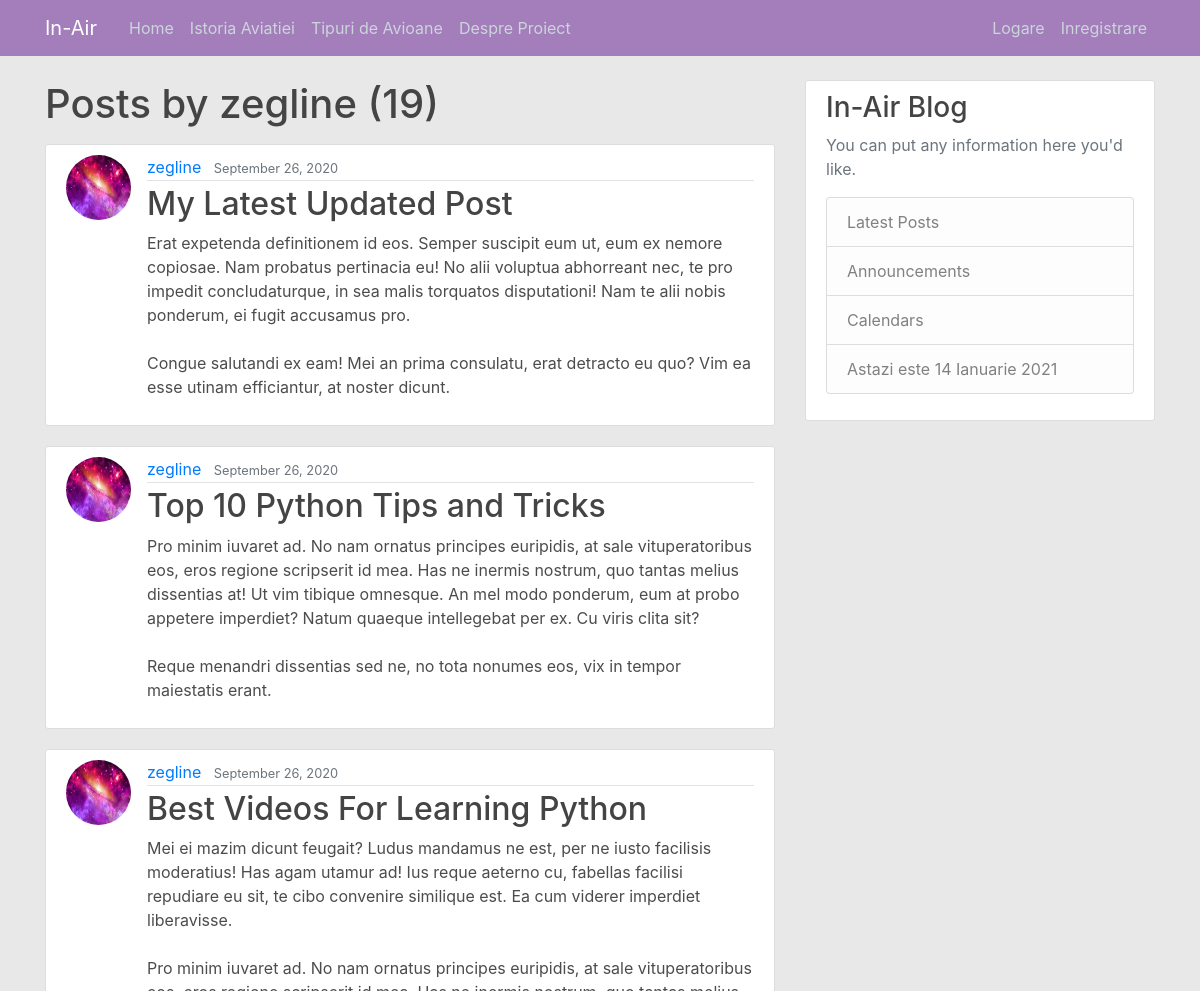
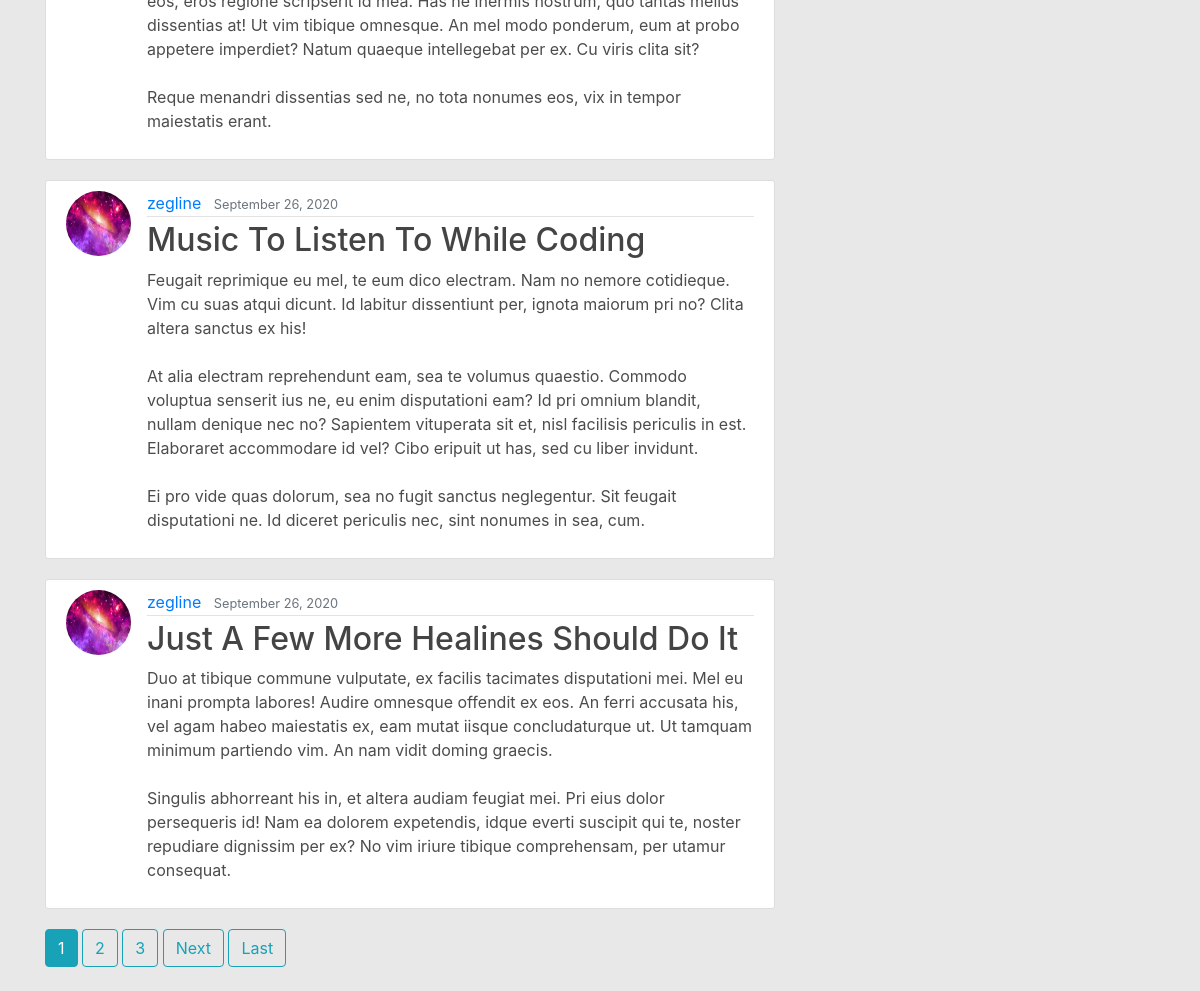
The app's page /user/zegline with its own data (2 pictures, top to bottom).
### blog/models.py (models this page shows, shortened)
class Post(models.Model):
    title = models.CharField(max_length=100)
    content = models.TextField()
    date_posted = models.DateTimeField(default=timezone.now)
    author = models.ForeignKey(User, on_delete=models.CASCADE)

### users/models.py (models this page shows, shortened)
class Profile(models.Model):
    user = models.OneToOneField(User, on_delete=models.CASCADE)
    image = models.ImageField(default='default.jpg', upload_to='profile_pics')

### blog/views.py (the view)
# urls.py: path('user/<str:username>', UserPostListView.as_view(), name='user-posts'),
class UserPostListView(ListView):
    model = Post
    template_name = 'blog/user_posts.html'
    context_object_name = 'posts'
    paginate_by = 5
    def get_queryset(self):
        user = get_object_or_404(User, username=self.kwargs.get('username'))
        return Post.objects.filter(author=user).order_by('-date_posted')

### blog/templates/blog/user_posts.html (shortened to what this page needs)
{% extends "blog/base.html" %}
{% block content %}
    <h1 class="mb-3">Posts by {{ view.kwargs.username }} ({{page_obj.paginator.count }})</h1>
    {% for post in posts %}
        <article class="media content-section">
            <img class="rounded-circle article-img" src={{ post.author.profile.image.url }}>
            <div class="media-body">
                <div class="article-metadata">
                    <a class="mr-2" href="{% url 'user-posts' post.author.username %}">{{ post.author }}</a>
                    <small class="text-muted">{{ post.date_posted|date:'F d, Y' }}</small>
                </div>
                <h2><a class="article-title" href="{% url 'post-detail' post.id %}">{{ post.title }}</a></h2>
                <p class="article-content">{{ post.content }}</p>
            </div>
        </article>
    {% endfor %}
    {% if is_paginated %}
        {% for num in page_obj.paginator.page_range %}
            {% if page_obj.number == num %}
                <a class="btn btn-info mb-4" href="?page={{ num }}">{{ num }}</a>
            {% elif num > page_obj.number|add:'-3' and num < page_obj.number|add:'3' %}
                <a class="btn btn-outline-info mb-4" href="?page={{ num }}">{{ num }}</a>
            {% endif %}
        {% endfor %}
        {% if page_obj.has_next %}
            <a class="btn btn-outline-info mb-4" href="?page={{ page_obj.next_page_number }}">Next</a>
            <a class="btn btn-outline-info mb-4" href="?page={{ page_obj.paginator.num_pages }}">Last</a>
        {% endif %}
    {% endif %}
{% endblock content %}

### blog/static/blog/main.css (style rules this page uses)
html { min-height: 100%; }
body { background: #e8e8e8; background: #e8e8e8; background-size: cover; background-position: center; background-repeat: no-repeat; color: #4c4c4c; margin-top: 5rem; }
h1, h2, h3, h4, h5, h6 { color: #444444; }
.content-section { background: #ffffff; padding: 10px 20px; border: 1px solid #dddddd; border-radius: 3px; margin-bottom: 20px; }
.article-title { color: #444444; }
.article-content { white-space: pre-line; }
.article-img { height: 65px; width: 65px; margin-right: 16px; }
.article-metadata { padding-bottom: 1px; margin-bottom: 4px; border-bottom: 1px solid #e3e3e3 }

### records on screen
Post: author.profile.image (picture), author "zegline", date_posted "September 26, 2020", title "My Latest Updated Post", content "Erat expetenda definitionem id eos. Semper suscipit eum ut, eum ex nemore copiosae. Nam probatus pertinacia eu! No alii voluptua abhorreant nec, te pro impedit concludaturque, in sea malis torquatos disputationi! Nam te alii nobis ponderum, ei fugit accusamus pro. Congue salutandi ex eam! Mei an prima consulatu, erat detracto eu quo? Vim ea esse utinam efficiantur, at noster dicunt."
Post: author.profile.image (picture), author "zegline", date_posted "September 26, 2020", title "Top 10 Python Tips and Tricks", content "Pro minim iuvaret ad. No nam ornatus principes euripidis, at sale vituperatoribus eos, eros regione scripserit id mea. Has ne inermis nostrum, quo tantas melius dissentias at! Ut vim tibique omnesque. An mel modo ponderum, eum at probo appetere imperdiet? Natum quaeque intellegebat per ex. Cu viris clita sit? Reque menandri dissentias sed ne, no tota nonumes eos, vix in tempor maiestatis erant."
Post: author.profile.image (picture), author "zegline", date_posted "September 26, 2020", title "Best Videos For Learning Python", content "Mei ei mazim dicunt feugait? Ludus mandamus ne est, per ne iusto facilisis moderatius! Has agam utamur ad! Ius reque aeterno cu, fabellas facilisi repudiare eu sit, te cibo convenire similique est. Ea cum viderer imperdiet liberavisse. Pro minim iuvaret ad. No nam ornatus principes euripidis, at sale vituperatoribus eos, eros regione scripserit id mea. Has ne inermis nostrum, quo tantas melius dissentias at! Ut vim tibique omnesque. An mel modo ponderum, eum at probo appetere imperdiet? Natum quaeque intellegebat per ex. Cu viris clita sit? Reque menandri dissentias sed ne, no tota nonumes eos, vix in tempor maiestatis erant."
Post: author.profile.image (picture), author "zegline", date_posted "September 26, 2020", title "Music To Listen To While Coding", content "Feugait reprimique eu mel, te eum dico electram. Nam no nemore cotidieque. Vim cu suas atqui dicunt. Id labitur dissentiunt per, ignota maiorum pri no? Clita altera sanctus ex his! At alia electram reprehendunt eam, sea te volumus quaestio. Commodo voluptua senserit ius ne, eu enim disputationi eam? Id pri omnium blandit, nullam denique nec no? Sapientem vituperata sit et, nisl facilisis periculis in est. Elaboraret accommodare id vel? Cibo eripuit ut has, sed cu liber invidunt. Ei pro vide quas dolorum, sea no fugit sanctus neglegentur. Sit feugait disputationi ne. Id diceret periculis nec, sint nonumes in sea, cum."
Post: author.profile.image (picture), author "zegline", date_posted "September 26, 2020", title "Just A Few More Healines Should Do It", content "Duo at tibique commune vulputate, ex facilis tacimates disputationi mei. Mel eu inani prompta labores! Audire omnesque offendit ex eos. An ferri accusata his, vel agam habeo maiestatis ex, eam mutat iisque concludaturque ut. Ut tamquam minimum partiendo vim. An nam vidit doming graecis. Singulis abhorreant his in, et altera audiam feugiat mei. Pri eius dolor persequeris id! Nam ea dolorem expetendis, idque everti suscipit qui te, noster repudiare dignissim per ex? No vim iriure tibique comprehensam, per utamur consequat."

### other values on screen
{{ view.kwargs.username }} "zegline"
{{ page_obj.paginator.count }} "19"
{{ num }} "1"
{{ num }} "2" "3"
